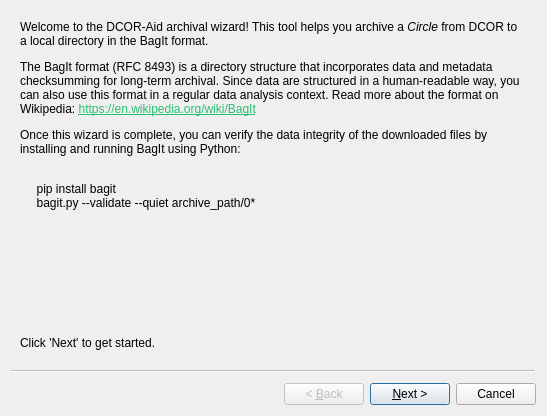
<?xml version="1.0" encoding="UTF-8"?>
<ui version="4.0">
 <class>Wizard</class>
 <widget class="QWizard" name="Wizard">
  <property name="geometry">
   <rect>
    <x>0</x>
    <y>0</y>
    <width>547</width>
    <height>416</height>
   </rect>
  </property>
  <property name="minimumSize">
   <size>
    <width>500</width>
    <height>100</height>
   </size>
  </property>
  <property name="windowTitle">
   <string>Archive to BagIt format</string>
  </property>
  <widget class="QWizardPage" name="page_01_greet">
   <attribute name="pageId">
    <string notr="true">greet</string>
   </attribute>
   <layout class="QVBoxLayout" name="verticalLayout">
    <item>
     <widget class="QLabel" name="label">
      <property name="text">
       <string>&lt;html&gt;&lt;head/&gt;&lt;body&gt;&lt;p&gt;Welcome to the DCOR-Aid archival wizard! This tool helps you archive a &lt;span style=&quot; font-style:italic;&quot;&gt;Circle&lt;/span&gt; from DCOR to a local directory in the BagIt format.&lt;/p&gt;&lt;p&gt;The BagIt format (RFC 8493) is a directory structure that incorporates data and metadata checksumming for long-term archival. Since data are structured in a human-readable way, you can also use this format in a regular data analysis context. Read more about the format on Wikipedia: &lt;a href=&quot;https://en.wikipedia.org/wiki/BagIt&quot;&gt;&lt;span style=&quot; text-decoration: underline; color:#27bf73;&quot;&gt;https://en.wikipedia.org/wiki/BagIt&lt;/span&gt;&lt;/a&gt;&lt;/p&gt;&lt;p&gt;Once this wizard is complete, you can verify the data integrity of the downloaded files by installing and running BagIt using Python:&lt;br/&gt;&lt;/p&gt;&lt;p&gt;&lt;span style=&quot; font-family:'Hack';&quot;&gt;     pip install bagit &lt;br/&gt;     bagit.py --validate --quiet archive_path/0*&lt;/span&gt;&lt;/p&gt;&lt;/body&gt;&lt;/html&gt;</string>
      </property>
      <property name="textFormat">
       <enum>Qt::TextFormat::RichText</enum>
      </property>
      <property name="wordWrap">
       <bool>true</bool>
      </property>
      <property name="openExternalLinks">
       <bool>true</bool>
      </property>
     </widget>
    </item>
    <item>
     <spacer name="verticalSpacer_2">
      <property name="orientation">
       <enum>Qt::Orientation::Vertical</enum>
      </property>
      <property name="sizeHint" stdset="0">
       <size>
        <width>20</width>
        <height>40</height>
       </size>
      </property>
     </spacer>
    </item>
    <item>
     <widget class="QLabel" name="label_11">
      <property name="text">
       <string>Click 'Next' to get started.</string>
      </property>
     </widget>
    </item>
   </layout>
  </widget>
  <widget class="QWizardPage" name="page_02_prepare">
   <attribute name="pageId">
    <string notr="true">prepare</string>
   </attribute>
   <layout class="QVBoxLayout" name="verticalLayout_2">
    <item>
     <widget class="QLabel" name="label_2">
      <property name="text">
       <string>Please select the circle and the target location.</string>
      </property>
      <property name="wordWrap">
       <bool>true</bool>
      </property>
     </widget>
    </item>
    <item>
     <layout class="QHBoxLayout" name="horizontalLayout">
      <item>
       <widget class="QLabel" name="label_4">
        <property name="text">
         <string>User</string>
        </property>
       </widget>
      </item>
      <item>
       <widget class="QLabel" name="label_user">
        <property name="text">
         <string>TextLabel</string>
        </property>
        <property name="wordWrap">
         <bool>true</bool>
        </property>
       </widget>
      </item>
      <item>
       <spacer name="horizontalSpacer">
        <property name="orientation">
         <enum>Qt::Orientation::Horizontal</enum>
        </property>
        <property name="sizeHint" stdset="0">
         <size>
          <width>40</width>
          <height>20</height>
         </size>
        </property>
       </spacer>
      </item>
     </layout>
    </item>
    <item>
     <widget class="QComboBox" name="comboBox_circles">
      <property name="sizePolicy">
       <sizepolicy hsizetype="Minimum" vsizetype="Fixed">
        <horstretch>0</horstretch>
        <verstretch>0</verstretch>
       </sizepolicy>
      </property>
     </widget>
    </item>
    <item>
     <widget class="QLabel" name="label_3">
      <property name="text">
       <string>If the circle you would like to archive is not listed in the combo box above, please make sure that the user you are logged-in as is a member of that circle.</string>
      </property>
      <property name="wordWrap">
       <bool>true</bool>
      </property>
     </widget>
    </item>
    <item>
     <layout class="QHBoxLayout" name="horizontalLayout_2">
      <item>
       <widget class="QLabel" name="label_5">
        <property name="text">
         <string>Target location</string>
        </property>
       </widget>
      </item>
      <item>
       <widget class="QLineEdit" name="lineEdit_path">
        <property name="readOnly">
         <bool>true</bool>
        </property>
       </widget>
      </item>
      <item>
       <widget class="QPushButton" name="pushButton_browse">
        <property name="text">
         <string>Browse</string>
        </property>
       </widget>
      </item>
     </layout>
    </item>
    <item>
     <spacer name="verticalSpacer">
      <property name="orientation">
       <enum>Qt::Orientation::Vertical</enum>
      </property>
      <property name="sizeHint" stdset="0">
       <size>
        <width>20</width>
        <height>40</height>
       </size>
      </property>
     </spacer>
    </item>
    <item>
     <widget class="QLabel" name="label_10">
      <property name="text">
       <string>Click 'Commit' to start the archiving process.</string>
      </property>
     </widget>
    </item>
   </layout>
  </widget>
  <widget class="QWizardPage" name="page_03_bagit">
   <attribute name="pageId">
    <string notr="true">bagit</string>
   </attribute>
   <layout class="QVBoxLayout" name="verticalLayout_3">
    <item>
     <widget class="QLabel" name="label_6">
      <property name="text">
       <string>Please wait for the archiving process to complete.</string>
      </property>
     </widget>
    </item>
    <item>
     <layout class="QHBoxLayout" name="horizontalLayout_4">
      <item>
       <widget class="QLabel" name="label_9">
        <property name="text">
         <string>Circle</string>
        </property>
       </widget>
      </item>
      <item>
       <widget class="QLabel" name="label_circle">
        <property name="text">
         <string>TextLabel</string>
        </property>
       </widget>
      </item>
      <item>
       <spacer name="horizontalSpacer_2">
        <property name="orientation">
         <enum>Qt::Orientation::Horizontal</enum>
        </property>
        <property name="sizeHint" stdset="0">
         <size>
          <width>40</width>
          <height>20</height>
         </size>
        </property>
       </spacer>
      </item>
     </layout>
    </item>
    <item>
     <layout class="QHBoxLayout" name="horizontalLayout_3">
      <item>
       <widget class="QLabel" name="label_8">
        <property name="text">
         <string>Target location</string>
        </property>
       </widget>
      </item>
      <item>
       <widget class="QLineEdit" name="lineEdit_path_2">
        <property name="readOnly">
         <bool>true</bool>
        </property>
       </widget>
      </item>
     </layout>
    </item>
    <item>
     <widget class="QProgressBar" name="progressBar">
      <property name="value">
       <number>24</number>
      </property>
     </widget>
    </item>
    <item>
     <widget class="QLabel" name="label_7">
      <property name="text">
       <string>You may cancel the archiving process and continue at a later time point. When you continue, make sure to select the same target directory.</string>
      </property>
      <property name="wordWrap">
       <bool>true</bool>
      </property>
     </widget>
    </item>
   </layout>
  </widget>
  <widget class="QWizardPage" name="page_04_finish">
   <attribute name="pageId">
    <string notr="true">finish</string>
   </attribute>
   <layout class="QVBoxLayout" name="verticalLayout_4">
    <item>
     <widget class="QLabel" name="label_finish">
      <property name="text">
       <string>&lt;html&gt;&lt;head/&gt;&lt;body&gt;&lt;p&gt;That archiving process is complete.&lt;/p&gt;&lt;p&gt;If you wish you can now validate the archive with the BagIt Python implementation:&lt;/p&gt;&lt;p&gt;&lt;span style=&quot; font-family:'Hack';&quot;&gt;      pip install bagit &lt;br/&gt;      bagit.py --validate --quiet target_path/0*&lt;/span&gt;&lt;/p&gt;&lt;/body&gt;&lt;/html&gt;</string>
      </property>
      <property name="wordWrap">
       <bool>true</bool>
      </property>
     </widget>
    </item>
   </layout>
  </widget>
  <widget class="QWizardPage" name="page_05_fail">
   <layout class="QVBoxLayout" name="verticalLayout_5">
    <item>
     <widget class="QLabel" name="label_12">
      <property name="text">
       <string>The archiving process failed. Please make sure that the target directory is writable, you have a working internet connection, and that the circle data did not change in case you are resuming an archiving process.</string>
      </property>
      <property name="wordWrap">
       <bool>true</bool>
      </property>
     </widget>
    </item>
    <item>
     <widget class="QPlainTextEdit" name="plainTextEdit_traceback"/>
    </item>
   </layout>
  </widget>
 </widget>
 <resources/>
 <connections/>
</ui>
